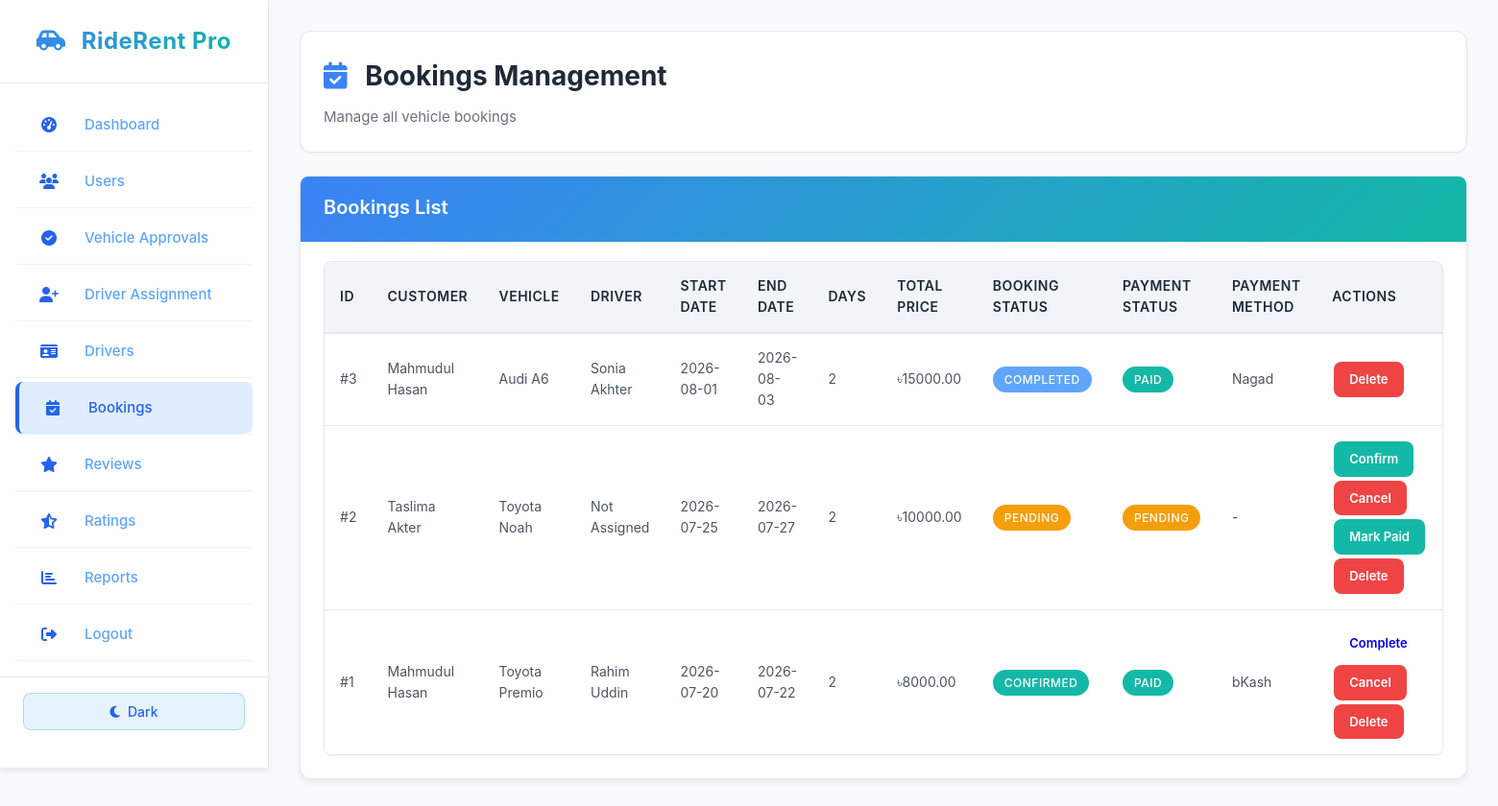
The page /admin/bookings.php (signed in) on the database its author committed.
### tables this page shows
CREATE TABLE `booking` (
  `booking_id` int(11) NOT NULL,
  `customer_id` int(11) NOT NULL,
  `vehicle_id` int(11) NOT NULL,
  `driver_id` int(11) DEFAULT NULL,
  `owner_id` int(11) DEFAULT NULL,
  `booking_date` timestamp NOT NULL DEFAULT current_timestamp(),
  `start_date` date NOT NULL,
  `end_date` date NOT NULL,
  `total_days` int(11) NOT NULL,
  `price_per_day` decimal(10,2) NOT NULL,
  `total_price` decimal(10,2) NOT NULL,
  `driver_fee` decimal(10,2) DEFAULT 0.00,
  `booking_status` enum('Pending','Confirmed','Completed','Cancelled','Driver_Requested') DEFAULT 'Pending',
  `payment_status` enum('Pending','Paid','Refunded') DEFAULT 'Pending',
  `payment_type` enum('Manual','Digital') DEFAULT 'Manual',
  `payment_method` varchar(50) DEFAULT NULL,
  `transaction_id` varchar(100) DEFAULT NULL,
  `pickup_location` varchar(255) DEFAULT NULL,
  `dropoff_location` varchar(255) DEFAULT NULL,
  `special_requests` text DEFAULT NULL,
  `created_at` timestamp NOT NULL DEFAULT current_timestamp()
);

CREATE TABLE `customer` (
  `customer_id` int(11) NOT NULL,
  `full_name` varchar(100) NOT NULL,
  `username` varchar(50) NOT NULL,
  `email` varchar(100) NOT NULL,
  `phone_1` varchar(20) NOT NULL,
  `phone_2` varchar(20) DEFAULT NULL,
  `password` varchar(255) NOT NULL,
  `nid_number` varchar(50) DEFAULT NULL,
  `nid_photo` varchar(255) DEFAULT NULL,
  `address` varchar(255) DEFAULT NULL,
  `profile_image` varchar(255) DEFAULT NULL,
  `status` varchar(20) DEFAULT 'Active',
  `created_at` timestamp NOT NULL DEFAULT current_timestamp()
);

CREATE TABLE `vehicle` (
  `vehicle_id` int(11) NOT NULL,
  `owner_id` int(11) DEFAULT NULL,
  `vehicle_name` varchar(100) NOT NULL,
  `brand` varchar(50) NOT NULL,
  `model` varchar(50) NOT NULL,
  `year` year(4) NOT NULL,
  `vehicle_type` varchar(30) NOT NULL,
  `fuel_type` varchar(30) NOT NULL,
  `transmission` varchar(30) NOT NULL,
  `seat_capacity` int(11) NOT NULL,
  `price_per_day` decimal(10,2) NOT NULL,
  `location` varchar(100) NOT NULL,
  `availability` enum('Available','Booked','Maintenance') DEFAULT 'Available',
  `approval_status` enum('Pending','Approved','Rejected') DEFAULT 'Pending',
  `image` varchar(255) DEFAULT NULL,
  `description` text DEFAULT NULL,
  `rating` decimal(3,2) DEFAULT 0.00,
  `rating_count` int(11) DEFAULT 0,
  `created_at` timestamp NOT NULL DEFAULT current_timestamp()
);

CREATE TABLE `driver` (
  `driver_id` int(11) NOT NULL,
  `full_name` varchar(100) NOT NULL,
  `username` varchar(50) NOT NULL,
  `email` varchar(100) NOT NULL,
  `phone` varchar(20) DEFAULT NULL,
  `password` varchar(255) NOT NULL,
  `nid_number` varchar(50) DEFAULT NULL,
  `nid_photo` varchar(255) DEFAULT NULL,
  `license_number` varchar(50) DEFAULT NULL,
  `license_photo` varchar(255) DEFAULT NULL,
  `experience_years` int(11) DEFAULT 0,
  `availability` enum('Available','Unavailable') DEFAULT 'Available',
  `rating` decimal(3,2) DEFAULT 0.00,
  `rating_count` int(11) DEFAULT 0,
  `address` varchar(255) DEFAULT NULL,
  `profile_image` varchar(255) DEFAULT NULL,
  `status` varchar(20) DEFAULT 'Pending',
  `created_at` timestamp NOT NULL DEFAULT current_timestamp()
);

### admin/bookings.php (the view, shortened to what this page needs)
<!DOCTYPE html>
<html lang="en">
<head>
    <link rel="stylesheet" href="../assets/css/new-theme.css">
    <link rel="stylesheet" href="https://cdnjs.cloudflare.com/ajax/libs/font-awesome/6.4.0/css/all.min.css">
</head>
<body>
<div class="dashboard-container">
    <?php require_once __DIR__ . '/../includes/sidebar.php'; ?>
    <div class="main-content">
        <div class="page-header">
            <h1><i class="fas fa-calendar-check"></i> Bookings Management</h1>
            <p>Manage all vehicle bookings</p>
        </div>
        <div class="card">
            <div class="card-header">
                <h3 class="card-title">Bookings List</h3>
            </div>
            <div class="card-body">
                <div class="table-container">
                    <table>
                        <thead>
                            <tr>
                                <th>ID</th>
                                <th>Customer</th>
                                <th>Vehicle</th>
                                <th>Driver</th>
                                <th>Start Date</th>
                                <th>End Date</th>
                                <th>Days</th>
                                <th>Total Price</th>
                                <th>Booking Status</th>
                                <th>Payment Status</th>
                                <th>Payment Method</th>
                                <th>Actions</th>
                            </tr>
                        </thead>
                        <tbody>
                            <?php
                            $result = mysqli_query($conn, "SELECT b.*, c.full_name AS customer_name, v.vehicle_name, d.full_name AS driver_name
                                FROM booking b
                                LEFT JOIN customer c ON b.customer_id = c.customer_id
                                LEFT JOIN vehicle v ON b.vehicle_id = v.vehicle_id
                                LEFT JOIN driver d ON b.driver_id = d.driver_id
                                ORDER BY b.booking_id DESC");
                            if (!$result) {
                                echo "<tr><td colspan='11' style='text-align: center; padding: 30px;'>Error loading bookings: " . mysqli_error($conn) . "</td></tr>";
                            } else {
                                while($row = mysqli_fetch_assoc($result)) {
                                $statusClass = '';
                                if ($row['booking_status'] == 'Confirmed' || $row['booking_status'] == 'Driver_Requested') $statusClass = 'badge-success';
                                elseif ($row['booking_status'] == 'Pending') $statusClass = 'badge-warning';
                                elseif ($row['booking_status'] == 'Completed') $statusClass = 'badge-info';
                                elseif ($row['booking_status'] == 'Cancelled') $statusClass = 'badge-danger';
                                else $statusClass = 'badge-danger';
                                $displayStatus = $row['booking_status'];
                                $paymentClass = '';
                                if ($row['payment_status'] == 'Paid') $paymentClass = 'badge-success';
                                elseif ($row['payment_status'] == 'Pending') $paymentClass = 'badge-warning';
                                else $paymentClass = 'badge-secondary';
                                $driverDisplay = $row['driver_name'] ? $row['driver_name'] : '<span class="text-muted">Not Assigned</span>';
                                echo "<tr>
                                    <td>#{$row['booking_id']}</td>
                                    <td>{$row['customer_name']}</td>
                                    <td>{$row['vehicle_name']}</td>
                                    <td>{$driverDisplay}</td>
                                    <td>{$row['start_date']}</td>
                                    <td>{$row['end_date']}</td>
                                    <td>{$row['total_days']}</td>
                                    <td>৳{$row['total_price']}</td>
                                    <td><span class='badge {$statusClass}'>{$displayStatus}</span></td>
                                    <td><span class='badge {$paymentClass}'>{$row['payment_status']}</span></td>
                                    <td>" . ($row['payment_method'] ? htmlspecialchars($row['payment_method']) : '-') . "</td>
                                    <td>";
                                    if($row['booking_status'] == 'Driver_Requested') {
                                        echo "<a href='driver_assignment.php' class='btn btn-primary btn-sm'>Assign Driver</a> ";
                                    } elseif($row['booking_status'] == 'Confirmed') {
                                        echo "<a href='bookings.php?id={$row['booking_id']}&status=Completed' class='btn btn-info btn-sm'>Complete</a> ";
                                    } elseif($row['booking_status'] == 'Pending') {
                                        echo "<a href='bookings.php?id={$row['booking_id']}&status=Confirmed' class='btn btn-success btn-sm'>Confirm</a> ";
                                    }
                                    if($row['booking_status'] != 'Completed' && $row['booking_status'] != 'Cancelled') {
                                        echo "<a href='bookings.php?id={$row['booking_id']}&status=Cancelled' class='btn btn-danger btn-sm'>Cancel</a> ";
                                    }
                                    if($row['payment_status'] == 'Pending') {
                                        echo "<a href='bookings.php?id={$row['booking_id']}&payment_status=Paid' class='btn btn-success btn-sm'>Mark Paid</a> ";
                                    }
                                    echo "<a href='bookings.php?delete={$row['booking_id']}' class='btn btn-danger btn-sm' onclick='return confirm(\"Are you sure?\")'>Delete</a></td>
                                </tr>";
                            }
                            }
                            ?>
                        </tbody>
                    </table>
                </div>
            </div>
        </div>
    </div>
</div>
</body>
</html>

### rows shown on the page
booking: booking_id "3", customer.full_name "Mahmudul Hasan", vehicle.vehicle_name "Audi A6", driver.full_name "Sonia Akhter", start_date "2026-08-01", end_date "2026-08-03", total_days "2", total_price "15000.00", booking_status "COMPLETED", payment_status "PAID", payment_method "Nagad"
booking: booking_id "2", customer.full_name "Taslima Akter", vehicle.vehicle_name "Toyota Noah", shows "Not Assigned", start_date "2026-07-25", end_date "2026-07-27", total_days "2", total_price "10000.00", booking_status "PENDING", payment_status "PENDING"
booking: booking_id "1", customer.full_name "Mahmudul Hasan", vehicle.vehicle_name "Toyota Premio", driver.full_name "Rahim Uddin", start_date "2026-07-20", end_date "2026-07-22", total_days "2", total_price "8000.00", booking_status "CONFIRMED", payment_status "PAID", payment_method "bKash"

### other values the page prints
$item['text'] "Dashboard"
$item['text'] "Users"
$item['text'] "Vehicle Approvals"
$item['text'] "Driver Assignment"
$item['text'] "Drivers"
$item['text'] "Bookings"
$item['text'] "Reviews"
$item['text'] "Ratings"
$item['text'] "Reports"
